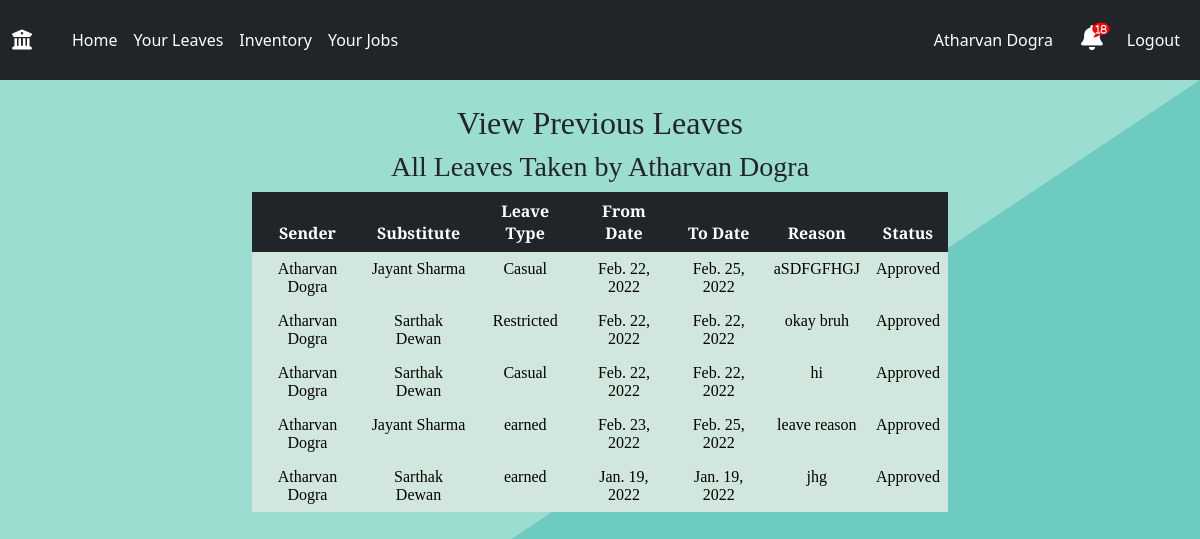
The app's page /dashboard/previous-leaves/ (signed in), older data.
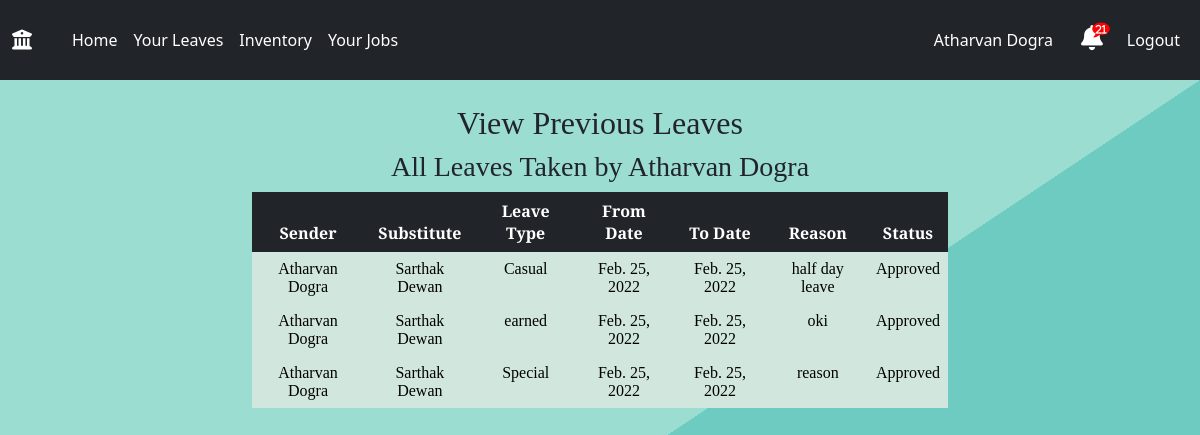
The same page, newer data.
### main/models.py (models this page shows, shortened)
class UserLeaveStatus(models.Model):
    staff=models.ForeignKey('Staff', on_delete=CASCADE, related_name='user')
    leave_type=models.ForeignKey(TotalLeaves, on_delete=CASCADE)
    from_date=models.DateField(blank=False, default=None)
    to_date=models.DateField(blank=True, default=None)
    reason = models.TextField()
    substitute=models.ForeignKey('Staff', blank=None, on_delete=CASCADE, related_name='Substitute', null=True)
    substitute_approval = models.BooleanField(default=False)               # field -> substitute ka
    admin_approval = models.BooleanField(default=False)                       # field -> admin ka
    admin=models.ForeignKey("Staff", on_delete=models.SET_DEFAULT, default=None, blank=True, related_name='admin', null=True)
    status = models.CharField(max_length=100, default="Pending", blank=False)
    rejected = models.BooleanField(default=False)
    month = models.CharField(max_length=20, default=None, null=True, blank=False)
    year = models.IntegerField(default=None, null=True, blank=False)
    type = models.CharField(max_length=20, choices=TYPE_OF_LEAVE, default=None)

class Staff(models.Model):
    user_obj = models.ForeignKey(User, on_delete=CASCADE, blank=False, null=False, default=None)
    name=models.CharField(max_length=100)
    initials=models.CharField(max_length=4,null=True,blank=True,default=None)
    mobile_number=models.IntegerField()
    email=models.EmailField()
    category=models.ForeignKey('Category',on_delete=CASCADE)
    designation=models.ForeignKey('Designation',on_delete=CASCADE)
    agency = models.ForeignKey('Agency',on_delete=CASCADE)
    room=models.ForeignKey('Room',blank=True,null=True,on_delete=SET_NULL,default=None)

class TotalLeaves(models.Model):
    LeaveName = models.CharField(max_length=100, blank=True)
    count = models.IntegerField(default=0)
    year = models.IntegerField(default=2021)

### main/views.py (the view)
# urls.py: path('dashboard/previous-leaves/',views.viewprevleaves,name='viewprevleaves'),
@login_required
def viewprevleaves(request):
	staff=Staff.objects.get(user_obj=request.user)
	notification_count=get_notifications(staff.id)
	all_leaves=UserLeaveStatus.objects.filter(staff=staff,rejected=False,admin_approval=True,substitute_approval=True)
	context={
		'staff':staff,
		'all_leaves':all_leaves,
		'notification_count':notification_count,
	}
	return render(request,"leaves/viewprevleaves.html",context)

### main/views.py (called while the page is built)
def get_notifications(id):
	current_user=Staff.objects.get(id=id)
	designation=current_user.designation.designation
	notifications=[]
	if designation == 'Lab Technician':
		notification = Notification.objects.filter(notification_type='TECH',isActive=True,checked=False).order_by('-time').all()
		notifications.extend(notification)
	receiver=str(current_user.id) +' '+current_user.name
	notification = Notification.objects.filter(reciever=receiver,isActive=True,checked=False).order_by('-time').all()
	notifications.extend(notification)
	if designation == 'System Analyst' or designation == 'Lab Supervisor':
		notification=Notification.objects.filter(reciever='admin',isActive=True,checked=False).order_by('-time').all()
		notifications.extend(notification)
	return len(notifications)

### templates/leaves/viewprevleaves.html
{% extends 'base.html' %}
{% load static %}
{% block body %}
{% include 'navbar.html' with staff=staff notification_count=notification_count %}
<section class="sectionLogin">
    <br>
    <h2 style = "text-align: center;">View Previous Leaves</h2>
<div class='container'>
    <div class="all-leaves-container" style = "text-align: center;">
        <h3 style="text-align: center;"> All Leaves Taken by {{staff.name}}</h3>
            <table class="table1 table table-borderless table-dark table-hover" style = "text-align: center;">
                <thead class="thead-dark">
                    <th>Sender</th>
                    <th>Substitute</th>
                    <th>Leave Type</th>
                    <th>From Date</th>
                    <th>To Date</th>
                    <th>Reason </th>
                    <th>Status</th>
                </thead>
                <tbody>
                    {% for leave in all_leaves %}
                    <tr class="table-success" style = "text-align: center;">
                        <td>{{leave.staff.name}}</td>
                        <td>{{leave.substitute.name}}</td>
                        <td>{{leave.leave_type.LeaveName}}</td>
                        <td>{{leave.from_date}}</td>
                        <td>{{leave.to_date}}</td>
                        <td>{{leave.reason}}</td>
                        <td>{{leave.status}}</td>
                    </tr>
                    {% endfor %}
                </tbody>
            </table>
</div></section>
{% endblock body %}

### templates/navbar.html (shortened to what this page needs)
{% extends "base.html" %}
{% load static %}
{% block body %}
<nav class="navbar navbar-expand-md navbar-dark bg-dark">
  <div class="container-fluid">
    <div class="navbar-collapse collapse w-100 order-1 order-md-0 dual-collapse2">
      <ul class="navbar-nav me-auto">
        <li class="nav-item active navbar-brand">
          <a class="navbar-brand" href="{% url 'main:user_profile' %}" style="text-decoration: none;"><i class="fas fa-university"></i></a>
        </li>
        <li class="nav-item navLink">
          <a class="nav-link nav_text" href="{% url 'main:user_profile' %}" style="text-decoration: none; color : white">Home</a>
        </li>
        {% if user.is_authenticated %}
        <li class="nav-link nav_text navLink">
          <a href="{% url 'main:userLeaves' %}" style="text-decoration: none; color : white">Your Leaves</a>
        </li>
        <li class="nav-link nav_text navLink">
          <a href="{% url 'main:viewinventory' %}" style="text-decoration: none; color : white">Inventory</a>
        </li>
        <li class="nav-link nav_text navLink">
          <a href="{% url 'main:jobALerts' %}" style="text-decoration: none; color : white">Your Jobs</a>
        </li>
        {%endif%}
      </ul>
    </div>
    <div class="navbar-collapse collapse w-100 order-3 dual-collapse2">
      <ul class="navbar-nav ms-auto">
        {% if user.is_authenticated %}
        <li class="nav-link nav-text navLink mr-5" style="margin-right: 20px;">
          <a href="{% url 'main:userProfileDetails' %}" style="text-decoration: none; color : white">{{ staff.name }} </a>
        </li>
        <li class="nav-item navbar-brand">
          <link href="https://maxcdn.bootstrapcdn.com/font-awesome/4.7.0/css/font-awesome.min.css" rel="stylesheet" />
          <a class="fas fa-bell" href="{% url 'main:notification' %}" style="text-decoration: none; color : white">
              <span class="fa fa-comment"></span>
              <span class="num">{{notification_count}}</span>
          </a>
        </li>
        <li class="nav-link nav_text navLink"><a href="{% url 'main:logout_request' id=staff.id%}" style="text-decoration: none; color : white">Logout</a></li>
        {% else %}
        <li class="nav-link nav_text navLink"><a href="{% url 'main:login' %}">Login</a></li>
        {%endif%}
      </ul>
    </div>
  </div>
</nav>
  {% endblock %}

Row changes from the older to the newer data that the page shows:
no longer on this page (row edited): UserLeaveStatus: staff.name "Atharvan Dogra", substitute.name "Sarthak Dewan", leave_type.LeaveName "Restricted", from_date "Feb. 22, 2022", to_date "Feb. 22, 2022", reason "okay bruh", status "Approved"
no longer on this page (row edited): UserLeaveStatus: staff.name "Atharvan Dogra", substitute.name "Sarthak Dewan", leave_type.LeaveName "Casual", from_date "Feb. 22, 2022", to_date "Feb. 22, 2022", reason "hi", status "Approved"
removed UserLeaveStatus: staff.name "Atharvan Dogra", substitute.name "Jayant Sharma", leave_type.LeaveName "earned", from_date "Feb. 23, 2022", to_date "Feb. 25, 2022", reason "leave reason", status "Approved"
removed UserLeaveStatus: staff.name "Atharvan Dogra", substitute.name "Sarthak Dewan", leave_type.LeaveName "earned", from_date "Jan. 19, 2022", to_date "Jan. 19, 2022", reason "jhg", status "Approved"
changed UserLeaveStatus "Casual": substitute.name "Jayant Sharma" → "Sarthak Dewan"; from_date "Feb. 22, 2022" → "Feb. 25, 2022"; reason "aSDFGFHGJ" → "half day leave"
now on this page (row edited): UserLeaveStatus: staff.name "Atharvan Dogra", substitute.name "Sarthak Dewan", leave_type.LeaveName "earned", from_date "Feb. 25, 2022", to_date "Feb. 25, 2022", reason "oki", status "Approved"
now on this page (row edited): UserLeaveStatus: staff.name "Atharvan Dogra", substitute.name "Sarthak Dewan", leave_type.LeaveName "Special", from_date "Feb. 25, 2022", to_date "Feb. 25, 2022", reason "reason", status "Approved"
Text that changed along with them:
{{ notification_count }}: "18" → "21"
